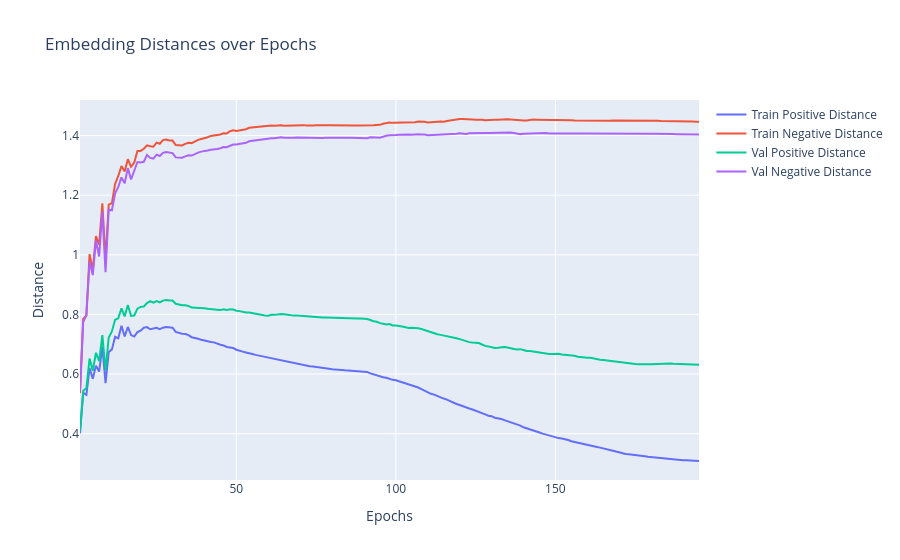

Notebook code for this chart:
### Code cell
train_dists_mean = logs["train_dists"]
val_dists_mean = logs["val_dists"]

fig = go.Figure()
fig.add_trace(go.Scatter(x=epochs, y=train_dists_mean[:, 0], mode="lines", name="Train Positive Distance"))
fig.add_trace(go.Scatter(x=epochs, y=train_dists_mean[:, 1], mode="lines", name="Train Negative Distance"))
fig.add_trace(go.Scatter(x=epochs, y=val_dists_mean[:, 0], mode="lines", name="Val Positive Distance"))
fig.add_trace(go.Scatter(x=epochs, y=val_dists_mean[:, 1], mode="lines", name="Val Negative Distance"))

fig.update_layout(
    title="Embedding Distances over Epochs",
    xaxis_title="Epochs",
    yaxis_title="Distance",
    hovermode="x unified",
)

fig.show()

### Figure 1 — Plotly figure (JSON) as saved in the notebook; plotly's stock layout.template omitted (floating-point values rounded to 4 significant figures; data arrays with more than 128 entries replaced by an {"elided": "..."} marker saying what was removed)
{"data": [{"mode": "lines", "name": "Train Positive Distance", "type": "scatter", "x": {"elided": "195 int values"}, "y": {"elided": "195 float values"}}, {"mode": "lines", "name": "Train Negative Distance", "type": "scatter", "x": {"elided": "195 int values"}, "y": {"elided": "195 float values"}}, {"mode": "lines", "name": "Val Positive Distance", "type": "scatter", "x": {"elided": "195 int values"}, "y": {"elided": "195 float values"}}, {"mode": "lines", "name": "Val Negative Distance", "type": "scatter", "x": {"elided": "195 int values"}, "y": {"elided": "195 float values"}}], "layout": {"hovermode": "x unified", "title": {"text": "Embedding Distances over Epochs"}, "xaxis": {"title": {"text": "Epochs"}}, "yaxis": {"title": {"text": "Distance"}}}}
